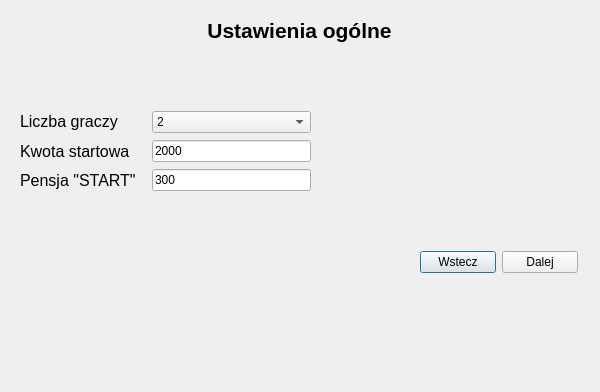
<?xml version="1.0" encoding="UTF-8"?>
<ui version="4.0">
 <class>NGOgolne</class>
 <widget class="QDialog" name="NGOgolne">
  <property name="geometry">
   <rect>
    <x>0</x>
    <y>0</y>
    <width>600</width>
    <height>392</height>
   </rect>
  </property>
  <property name="windowTitle">
   <string>Dialog</string>
  </property>
  <widget class="QLabel" name="label">
   <property name="geometry">
    <rect>
     <x>0</x>
     <y>0</y>
     <width>599</width>
     <height>61</height>
    </rect>
   </property>
   <property name="font">
    <font>
     <pointsize>16</pointsize>
     <weight>75</weight>
     <bold>true</bold>
    </font>
   </property>
   <property name="text">
    <string>Ustawienia ogólne</string>
   </property>
   <property name="alignment">
    <set>Qt::AlignCenter</set>
   </property>
  </widget>
  <widget class="QWidget" name="layoutWidget">
   <property name="geometry">
    <rect>
     <x>10</x>
     <y>110</y>
     <width>301</width>
     <height>82</height>
    </rect>
   </property>
   <layout class="QHBoxLayout" name="horizontalLayout">
    <item>
     <layout class="QVBoxLayout" name="verticalLayout">
      <property name="leftMargin">
       <number>10</number>
      </property>
      <property name="topMargin">
       <number>0</number>
      </property>
      <property name="rightMargin">
       <number>10</number>
      </property>
      <item>
       <widget class="QLabel" name="label_2">
        <property name="font">
         <font>
          <pointsize>12</pointsize>
         </font>
        </property>
        <property name="text">
         <string>Liczba graczy</string>
        </property>
       </widget>
      </item>
      <item>
       <widget class="QLabel" name="label_3">
        <property name="font">
         <font>
          <pointsize>12</pointsize>
         </font>
        </property>
        <property name="text">
         <string>Kwota startowa</string>
        </property>
       </widget>
      </item>
      <item>
       <widget class="QLabel" name="label_4">
        <property name="font">
         <font>
          <pointsize>12</pointsize>
         </font>
        </property>
        <property name="text">
         <string>Pensja &quot;START&quot;</string>
        </property>
       </widget>
      </item>
     </layout>
    </item>
    <item>
     <layout class="QVBoxLayout" name="verticalLayout_2">
      <item>
       <widget class="QComboBox" name="cbLbGraczy">
        <item>
         <property name="text">
          <string>2</string>
         </property>
        </item>
        <item>
         <property name="text">
          <string>3</string>
         </property>
        </item>
        <item>
         <property name="text">
          <string>4</string>
         </property>
        </item>
       </widget>
      </item>
      <item>
       <widget class="QLineEdit" name="leKwStartowa">
        <property name="text">
         <string>2000</string>
        </property>
       </widget>
      </item>
      <item>
       <widget class="QLineEdit" name="lePensja">
        <property name="text">
         <string>300</string>
        </property>
       </widget>
      </item>
     </layout>
    </item>
   </layout>
  </widget>
  <widget class="QWidget" name="layoutWidget">
   <property name="geometry">
    <rect>
     <x>420</x>
     <y>250</y>
     <width>158</width>
     <height>25</height>
    </rect>
   </property>
   <layout class="QHBoxLayout" name="horizontalLayout_2">
    <item>
     <widget class="QPushButton" name="pbWstecz">
      <property name="text">
       <string>Wstecz</string>
      </property>
     </widget>
    </item>
    <item>
     <widget class="QPushButton" name="pbDalej">
      <property name="text">
       <string>Dalej</string>
      </property>
     </widget>
    </item>
   </layout>
  </widget>
 </widget>
 <resources/>
 <connections/>
</ui>
